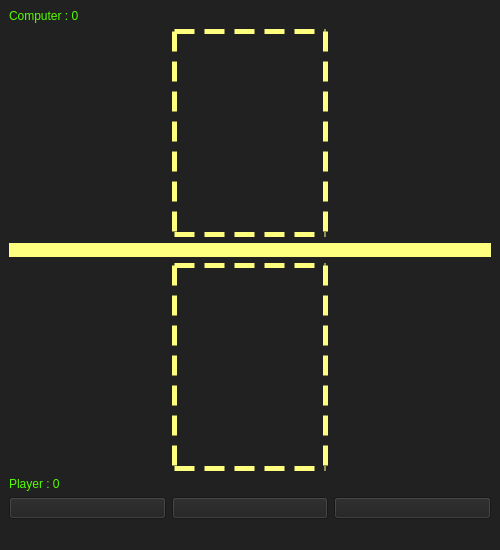
<?xml version="1.0" encoding="UTF-8"?>
<ui version="4.0">
 <class>MainWindow</class>
 <widget class="QMainWindow" name="MainWindow">
  <property name="geometry">
   <rect>
    <x>0</x>
    <y>0</y>
    <width>500</width>
    <height>550</height>
   </rect>
  </property>
  <property name="sizePolicy">
   <sizepolicy hsizetype="Preferred" vsizetype="Fixed">
    <horstretch>0</horstretch>
    <verstretch>0</verstretch>
   </sizepolicy>
  </property>
  <property name="minimumSize">
   <size>
    <width>500</width>
    <height>550</height>
   </size>
  </property>
  <property name="maximumSize">
   <size>
    <width>500</width>
    <height>550</height>
   </size>
  </property>
  <property name="windowTitle">
   <string>MainWindow</string>
  </property>
  <property name="styleSheet">
   <string notr="true">background-color: rgb(33, 33, 33);</string>
  </property>
  <property name="iconSize">
   <size>
    <width>60</width>
    <height>60</height>
   </size>
  </property>
  <widget class="QWidget" name="centralwidget">
   <layout class="QGridLayout" name="gridLayout">
    <item row="10" column="4">
     <widget class="QPushButton" name="btn_paper">
      <property name="sizePolicy">
       <sizepolicy hsizetype="MinimumExpanding" vsizetype="Fixed">
        <horstretch>0</horstretch>
        <verstretch>0</verstretch>
       </sizepolicy>
      </property>
      <property name="text">
       <string/>
      </property>
      <property name="icon">
       <iconset>
        <normaloff>images/paper.png</normaloff>images/paper.png</iconset>
      </property>
      <property name="iconSize">
       <size>
        <width>60</width>
        <height>60</height>
       </size>
      </property>
     </widget>
    </item>
    <item row="4" column="5">
     <widget class="QLabel" name="lbl_user">
      <property name="styleSheet">
       <string notr="true">border-color: rgb(255, 255, 127);
border-style: dashed;
border-width: 5px;</string>
      </property>
      <property name="text">
       <string/>
      </property>
      <property name="alignment">
       <set>Qt::AlignCenter</set>
      </property>
     </widget>
    </item>
    <item row="10" column="5">
     <widget class="QPushButton" name="btn_rock">
      <property name="sizePolicy">
       <sizepolicy hsizetype="MinimumExpanding" vsizetype="Fixed">
        <horstretch>0</horstretch>
        <verstretch>0</verstretch>
       </sizepolicy>
      </property>
      <property name="text">
       <string/>
      </property>
      <property name="icon">
       <iconset>
        <normaloff>images/rock.png</normaloff>images/rock.png</iconset>
      </property>
      <property name="iconSize">
       <size>
        <width>60</width>
        <height>60</height>
       </size>
      </property>
     </widget>
    </item>
    <item row="1" column="5">
     <widget class="QLabel" name="lbl_cmptr">
      <property name="styleSheet">
       <string notr="true">border-color: rgb(255, 255, 127);
border-style: dashed;
border-width: 5px;</string>
      </property>
      <property name="text">
       <string/>
      </property>
      <property name="alignment">
       <set>Qt::AlignCenter</set>
      </property>
     </widget>
    </item>
    <item row="10" column="6">
     <widget class="QPushButton" name="btn_scissors">
      <property name="sizePolicy">
       <sizepolicy hsizetype="MinimumExpanding" vsizetype="Fixed">
        <horstretch>0</horstretch>
        <verstretch>0</verstretch>
       </sizepolicy>
      </property>
      <property name="text">
       <string/>
      </property>
      <property name="icon">
       <iconset>
        <normaloff>images/scissors.png</normaloff>images/scissors.png</iconset>
      </property>
      <property name="iconSize">
       <size>
        <width>60</width>
        <height>60</height>
       </size>
      </property>
     </widget>
    </item>
    <item row="5" column="4" colspan="3">
     <widget class="QLabel" name="lbl_player_score">
      <property name="sizePolicy">
       <sizepolicy hsizetype="Preferred" vsizetype="Fixed">
        <horstretch>0</horstretch>
        <verstretch>0</verstretch>
       </sizepolicy>
      </property>
      <property name="styleSheet">
       <string notr="true">font: 900 11pt &quot;Arial Black&quot;;
color: rgb(85, 255, 0);</string>
      </property>
      <property name="text">
       <string>Player : 0</string>
      </property>
     </widget>
    </item>
    <item row="0" column="4" colspan="3">
     <widget class="QLabel" name="lbl_computer_score">
      <property name="sizePolicy">
       <sizepolicy hsizetype="Preferred" vsizetype="Fixed">
        <horstretch>0</horstretch>
        <verstretch>0</verstretch>
       </sizepolicy>
      </property>
      <property name="styleSheet">
       <string notr="true">font: 900 11pt &quot;Arial Black&quot;;
color: rgb(85, 255, 0);</string>
      </property>
      <property name="text">
       <string>Computer : 0</string>
      </property>
     </widget>
    </item>
    <item row="2" column="4" colspan="3">
     <widget class="QLabel" name="lbl_win">
      <property name="sizePolicy">
       <sizepolicy hsizetype="Preferred" vsizetype="Fixed">
        <horstretch>0</horstretch>
        <verstretch>0</verstretch>
       </sizepolicy>
      </property>
      <property name="styleSheet">
       <string notr="true">background-color: rgb(255, 255, 127);
font: 700 12pt &quot;Segoe UI&quot;;
color: rgb(255, 0, 0);</string>
      </property>
      <property name="text">
       <string/>
      </property>
      <property name="alignment">
       <set>Qt::AlignCenter</set>
      </property>
     </widget>
    </item>
   </layout>
  </widget>
  <widget class="QStatusBar" name="statusbar"/>
 </widget>
 <resources/>
 <connections/>
</ui>
